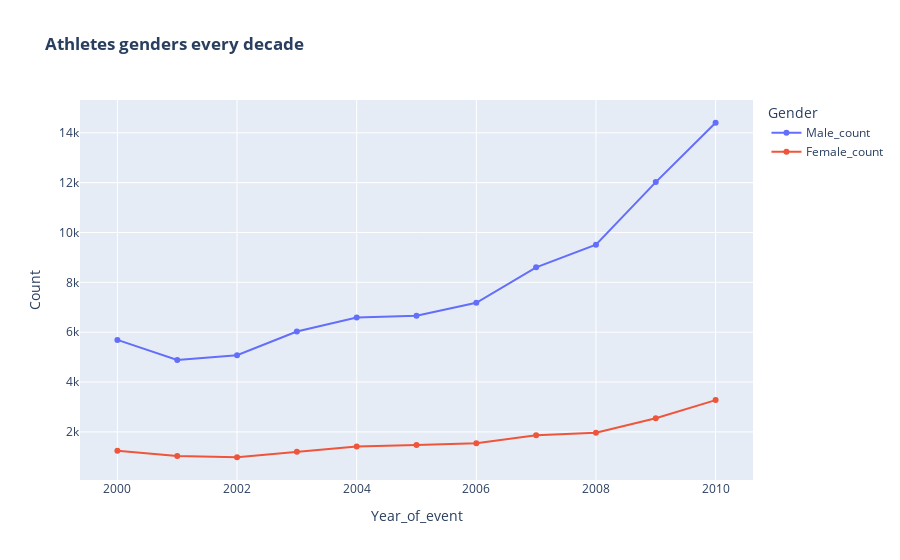

The cell this chart's notebook holds for it:
### Code cell
# the decade can change to display each decade we need
px.line(df_long_00s
        ,x='Year_of_event'
        ,y='Count'
        ,color='Gender'
        ,title='<b>Athletes genders every decade'
        ,markers=True
        )

### Figure 1 — Plotly figure (JSON) as saved in the notebook; plotly's stock layout.template omitted (floating-point values rounded to 4 significant figures)
{"data": [{"hovertemplate": "Gender=Male_count<br>Year_of_event=%{x}<br>Count=%{y}<extra></extra>", "legendgroup": "Male_count", "line": {"color": "#636efa", "dash": "solid"}, "marker": {"symbol": "circle"}, "mode": "lines+markers", "name": "Male_count", "orientation": "v", "showlegend": true, "type": "scatter", "x": [2000, 2001, 2002, 2003, 2004, 2005, 2006, 2007, 2008, 2009, 2010], "xaxis": "x", "y": [5690, 4882, 5075, 6029, 6586, 6659, 7179, 8603, 9511, 12022, 14403], "yaxis": "y"}, {"hovertemplate": "Gender=Female_count<br>Year_of_event=%{x}<br>Count=%{y}<extra></extra>", "legendgroup": "Female_count", "line": {"color": "#EF553B", "dash": "solid"}, "marker": {"symbol": "circle"}, "mode": "lines+markers", "name": "Female_count", "orientation": "v", "showlegend": true, "type": "scatter", "x": [2000, 2001, 2002, 2003, 2004, 2005, 2006, 2007, 2008, 2009, 2010], "xaxis": "x", "y": [1243, 1036, 982, 1200, 1410, 1472, 1540, 1862, 1966, 2544, 3275], "yaxis": "y"}], "layout": {"legend": {"title": {"text": "Gender"}, "tracegroupgap": 0}, "title": {"text": "<b>Athletes genders every decade"}, "xaxis": {"anchor": "y", "domain": [0, 1], "title": {"text": "Year_of_event"}}, "yaxis": {"anchor": "x", "domain": [0, 1], "title": {"text": "Count"}}}}
